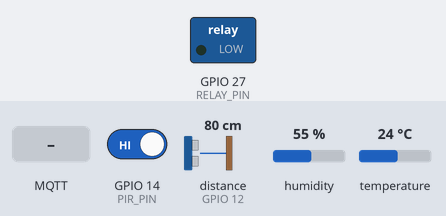
Bench run of a sketch on a simulated ESP32. Shown: switched loads named in the sketch (green lamp = pin HIGH). The test bench sets the inputs (shaded band); at power-on: GPIO 14 (PIR_PIN) HIGH, distance to the obstacle (sensor on GPIO 12) 80 cm, humidity 55 %, temperature 24 °C. The echo pulse lasts 58.3 µs per cm; WiFi joins after 1.5 s; servers stay silent unless stated; no MQTT or app messages arrive unless stated; pins used as bus, display or sensor lines are not drawn; what the sketch prints to the serial monitor is not drawn.

Above: at 2.7 s.
2.8 s: MQTT message "ON" arrives on the first subscribed topic
At 4.0 s:
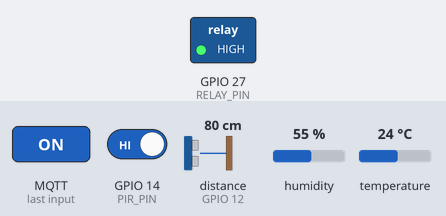
8.0 s: MQTT message "OFF" arrives on the first subscribed topic
At 9.2 s:
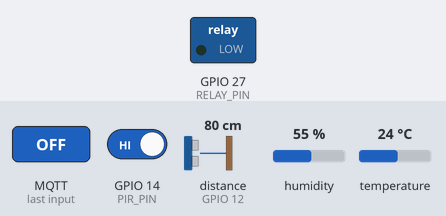
Timing chart, 0 to 11.0 s (numbered marks = the images above; inputs shaded):
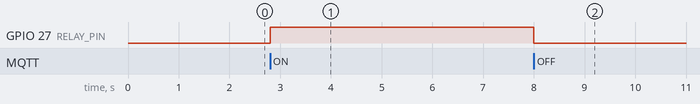

Measured:
- after the input at 2.8 s, GPIO 27 (RELAY_PIN): LOW → HIGH at once
- after the input at 8.0 s, GPIO 27 (RELAY_PIN): HIGH → LOW at once

The sketch:

node2.ino
```cpp
#include <WiFi.h>
#include <PubSubClient.h>
#include <DHT.h>

// Cam bien & relay
#define DHTPIN 4
#define DHTTYPE DHT11
#define PIR_PIN 14
#define TRIG_PIN 13
#define ECHO_PIN 12
#define RELAY_PIN 27

DHT dht(DHTPIN, DHTTYPE);

// WiFi & MQTT
const char* ssid = "Iphone 12 pro max";
const char* password = "111111112";
const char* mqtt_server = "172.20.10.2";

WiFiClient espClient;
PubSubClient client(espClient);

String relayStatus = "OFF";
unsigned long lastSend = 0;
const unsigned long sendInterval = 5000; // 5s

// Do khoang cach
float readDistance() {
  digitalWrite(TRIG_PIN, LOW);
  delayMicroseconds(2);
  digitalWrite(TRIG_PIN, HIGH);
  delayMicroseconds(10);
  digitalWrite(TRIG_PIN, LOW);
  long duration = pulseIn(ECHO_PIN, HIGH);
  return duration * 0.034 / 2.0;
}

// Nhan MQTT
void callback(char* topic, byte* payload, unsigned int length) {
  String msg;
  for (int i = 0; i < length; i++) {
    msg += (char)payload[i];
  }

  Serial.print("📩 Lenh MQTT: ");
  Serial.println(msg);

  if (String(topic) == "control/node2/relay") {
    if (msg == "ON") {
      digitalWrite(RELAY_PIN, HIGH);
      relayStatus = "ON";
    } else if (msg == "OFF") {
      digitalWrite(RELAY_PIN, LOW);
      relayStatus = "OFF";
    }
  }
}

// Ket noi WiFi
void setup_wifi() {
  Serial.print("Dang ket noi WiFi...");
  WiFi.begin(ssid, password);
  int retry = 0;
  while (WiFi.status() != WL_CONNECTED && retry < 30) {
    delay(500);
    Serial.print(".");
    retry++;
  }
  if (WiFi.status() == WL_CONNECTED) {
    Serial.println("\n✅ Da ket noi WiFi");
    Serial.print("IP: "); Serial.println(WiFi.localIP());
  } else {
    Serial.println("\n❌ WiFi that bai!");
  }
}

// Ket noi lai MQTT
void reconnect() {
  while (!client.connected()) {
    Serial.print("🔄 Dang ket noi MQTT...");
    if (client.connect("ESP32Node2")) {
      Serial.println("✅ MQTT da ket noi");
      client.subscribe("control/node2/relay");
    } else {
      Serial.print("❌ Loi: ");
      Serial.println(client.state());
      delay(3000);
    }
  }
}

// SETUP
void setup() {
  Serial.begin(115200);
  dht.begin();

  pinMode(PIR_PIN, INPUT);
  pinMode(TRIG_PIN, OUTPUT);
  pinMode(ECHO_PIN, INPUT);
  pinMode(RELAY_PIN, OUTPUT);
  digitalWrite(RELAY_PIN, LOW);

  setup_wifi();
  client.setServer(mqtt_server, 1883);
  client.setCallback(callback);
}

// LOOP
void loop() {
  if (!client.connected()) reconnect();
  client.loop(); // Bat buoc goi moi vong lap

  unsigned long now = millis();
  if (now - lastSend >= sendInterval) {
    lastSend = now;

    float temp = dht.readTemperature();
    float hum = dht.readHumidity();
    int motion = digitalRead(PIR_PIN);
    float distance = readDistance();

    if (isnan(temp) || isnan(hum)) {
      Serial.println("❌ Loi DHT");
      return;
    }

    Serial.println("=== Node 2 ===");
    Serial.printf("Temp: %.2f C\n", temp);
    Serial.printf("Hum: %.2f %%\n", hum);
    Serial.print("Motion: "); Serial.println(motion ? "CO" : "KHONG");
    Serial.printf("Distance: %.2f cm\n", distance);
    Serial.println("Relay: " + relayStatus);

    char payload[200];
    snprintf(payload, sizeof(payload),
      "{\"motion\":%d,\"distance\":%.2f,\"temp\":%.2f,\"hum\":%.2f,\"relay\":\"%s\"}",
      motion, distance, temp, hum, relayStatus.c_str()
    );

    client.publish("sensor/node2", payload);
    Serial.println("✔️ Da gui MQTT\n");
  }
}
```
